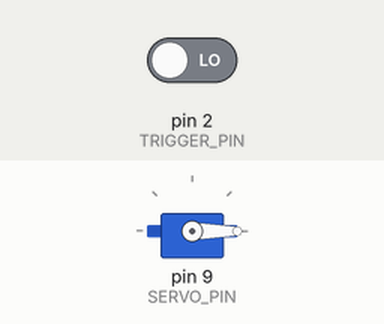
Recording of a sketch running on a simulated Arduino Uno, built with avr-gcc and run on an emulated ATmega328P. On the bench: servo. The test bench sets the inputs (shaded band); at power-on: pin 2 (TRIGGER_PIN) LOW.

Above: at 1.2 s.
1.3 s: pin 2 (TRIGGER_PIN) driven HIGH
At 2.5 s:
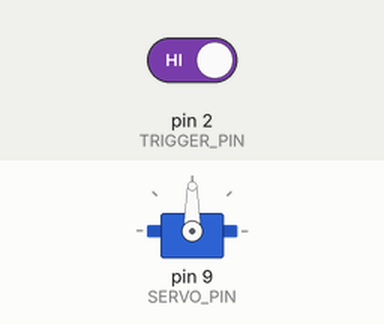
2.8 s: pin 2 (TRIGGER_PIN) driven LOW
At 3.7 s:
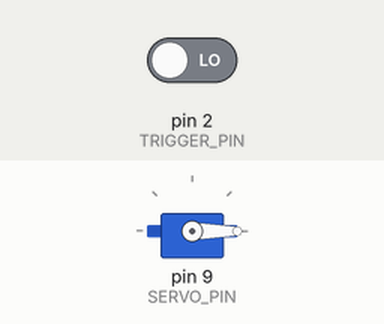
Timing chart, 0 to 5.8 s (numbered marks = the images above; inputs shaded):
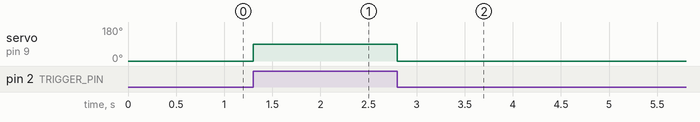

Measured:
- after the input at 1.3 s, servo on pin 9 (SERVO_PIN): 0° → 90° at once
- after the input at 2.8 s, servo on pin 9 (SERVO_PIN): 90° → 0° at once

The sketch:

servo_trigger.ino
```cpp
/*
  servo_trigger.ino

  Runs on a SEPARATE Arduino (not your GRBL board).
  Watches a digital input pin for HIGH/LOW from GRBL's coolant
  enable pin (M8 = ON, M9 = OFF), and drives an SG90 servo to
  one of two angles accordingly, using the proper Servo library
  (real 50Hz pulse-width signal, unlike GRBL's raw spindle PWM).

  WIRING:
    GRBL Uno  A3 (coolant flood pin)  -> this Arduino's TRIGGER_PIN
    GRBL Uno  GND                     -> this Arduino's GND (shared ground, required)
    SG90 signal (orange/yellow)       -> this Arduino's SERVO_PIN
    SG90 power (red)                  -> external 5V supply (NOT Arduino 5V pin)
    SG90 ground (brown/black)         -> shared GND with Arduino + external 5V supply

  COMMANDS TO TEST FROM UGS (sent to the GRBL board, not this one):
    M8   -> pen DOWN angle
    M9   -> pen UP angle
*/

#include <Servo.h>

const int TRIGGER_PIN = 2;   // Digital input reading GRBL's coolant pin state
const int SERVO_PIN   = 9;   // PWM pin driving the SG90 signal wire

const int ANGLE_UP   = 0;    // Pen-up angle, adjust to taste (0-180)
const int ANGLE_DOWN = 90;   // Pen-down angle, adjust to taste (0-180)

Servo penServo;
int lastState = -1; // Force an update on the very first loop

void setup() {
  pinMode(TRIGGER_PIN, INPUT); // Use INPUT_PULLUP instead if wiring is noisy/floating
  penServo.attach(SERVO_PIN);
  penServo.write(ANGLE_UP);    // Start in the up position
  lastState = LOW;
}

void loop() {
  int state = digitalRead(TRIGGER_PIN);

  if (state != lastState) {
    if (state == HIGH) {
      penServo.write(ANGLE_DOWN); // M8 was sent on the GRBL board
    } else {
      penServo.write(ANGLE_UP);   // M9 was sent on the GRBL board
    }
    lastState = state;
    delay(300); // Simple debounce so quick signal glitches don't cause jitter
  }
}
```
